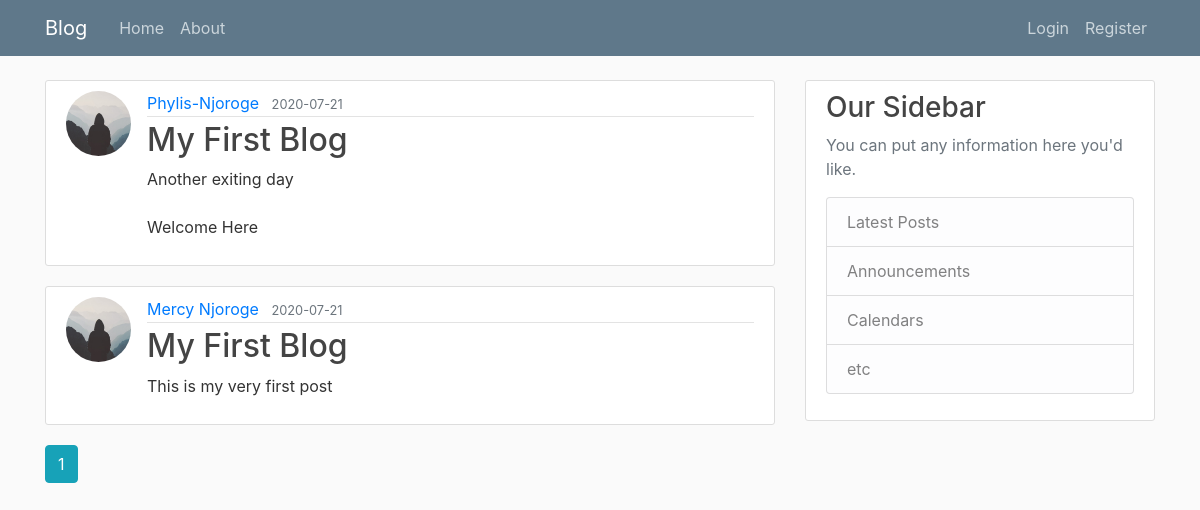
The page /home on the database its author committed.
### blog/models.py (models this page shows, shortened)
class Post(db.Model):
    id = db.Column(db.Integer, primary_key=True)
    title = db.Column(db.String(100), nullable=False)
    date_posted = db.Column(db.DateTime, nullable=False, default=datetime.utcnow)
    content = db.Column(db.Text, nullable=False)
    user_id = db.Column(db.Integer, db.ForeignKey('user.id'), nullable=False)

class User(db.Model, UserMixin):
    id = db.Column(db.Integer, primary_key=True)
    username = db.Column(db.String(20), unique=True, nullable=False)
    email = db.Column(db.String(120), unique=True, nullable=False)
    image_file = db.Column(db.String(20), nullable=False, default='default.jpg')
    password = db.Column(db.String(60), nullable=False)
    posts = db.relationship('Post', backref='author', lazy=True)

### blog/main/routes.py (the view)
@main.route("/")
@main.route("/home")
def home():
    page = request.args.get('page', 1, type=int)
    posts = Post.query.order_by(Post.date_posted.desc()).paginate(page=page, per_page=5)
    return render_template('home.html', posts=posts)

### blog/templates/home.html
{% extends "layout.html" %}
{% block content %}
    {% for post in posts.items %}
        <article class="media content-section">
          <img class="rounded-circle article-img" src="{{ url_for('static', filename='profile_pics/' + post.author.image_file) }}">
          <div class="media-body">
            <div class="article-metadata">
              <a class="mr-2" href="{{ url_for('user_posts', username=post.author.username) }}">{{ post.author.username }}</a>
              <small class="text-muted">{{ post.date_posted.strftime('%Y-%m-%d') }}</small>
            </div>
            <h2><a class="article-title" href="{{ url_for('post', post_id=post.id) }}">{{ post.title }}</a></h2>
            <p class="article-content">{{ post.content }}</p>
          </div>
        </article>
    {% endfor %}
    {% for page_num in posts.iter_pages(left_edge=1, right_edge=1, left_current=1, right_current=2) %}
      {% if page_num %}
        {% if posts.page == page_num %}
          <a class="btn btn-info mb-4" href="{{ url_for('home', page=page_num) }}">{{ page_num }}</a>
        {% else %}
          <a class="btn btn-outline-info mb-4" href="{{ url_for('home', page=page_num) }}">{{ page_num }}</a>
        {% endif %}
      {% else %}
        ...
      {% endif %}
    {% endfor %}
{% endblock content %}

### blog/templates/layout.html (shortened to what this page needs)
<!DOCTYPE html>
<html>
<head>
    <link rel="stylesheet" href="https://maxcdn.bootstrapcdn.com/bootstrap/4.0.0/css/bootstrap.min.css">
    <link rel="stylesheet" type="text/css" href="{{ url_for('static', filename='main.css') }}">
</head>
<body>
    <header class="site-header">
      <nav class="navbar navbar-expand-md navbar-dark bg-steel fixed-top">
        <div class="container">
          <a class="navbar-brand mr-4" href="/"> Blog</a>
          <div class="collapse navbar-collapse" id="navbarToggle">
            <div class="navbar-nav mr-auto">
              <a class="nav-item nav-link" href="{{ url_for('home') }}">Home</a>
              <a class="nav-item nav-link" href="{{ url_for('about') }}">About</a>
            </div>
            <div class="navbar-nav">
              {% if current_user.is_authenticated %}
                <a class="nav-item nav-link" href="{{ url_for('new_post') }}">New Post</a>
                <a class="nav-item nav-link" href="{{ url_for('account') }}">Account</a>
                <a class="nav-item nav-link" href="{{ url_for('logout') }}">Logout</a>
              {% else %}
                <a class="nav-item nav-link" href="{{ url_for('login') }}">Login</a>
                <a class="nav-item nav-link" href="{{ url_for('register') }}">Register</a>
              {% endif %}
            </div>
          </div>
        </div>
      </nav>
    </header>
    <main role="main" class="container">
      <div class="row">
        <div class="col-md-8">
          {% block content %}{% endblock %}
        </div>
        <div class="col-md-4">
          <div class="content-section">
            <h3>Our Sidebar</h3>
            <p class='text-muted'>You can put any information here you'd like.
              <ul class="list-group">
                <li class="list-group-item list-group-item-light">Latest Posts</li>
                <li class="list-group-item list-group-item-light">Announcements</li>
                <li class="list-group-item list-group-item-light">Calendars</li>
                <li class="list-group-item list-group-item-light">etc</li>
              </ul>
            </p>
          </div>
        </div>
      </div>
    </main>
</body>
</html>

### blog/static/main.css (style rules this page uses)
body { background: #fafafa; color: #333333; margin-top: 5rem; }
h1, h2, h3, h4, h5, h6 { color: #444444; }
.bg-steel { background-color: #5f788a; }
.site-header .navbar-nav .nav-link { color: #cbd5db; }
.content-section { background: #ffffff; padding: 10px 20px; border: 1px solid #dddddd; border-radius: 3px; margin-bottom: 20px; }
.article-title { color: #444444; }
.article-content { white-space: pre-line; }
.article-img { height: 65px; width: 65px; margin-right: 16px; }
.article-metadata { padding-bottom: 1px; margin-bottom: 4px; border-bottom: 1px solid #e3e3e3 }

### rows shown on the page
Post: image_file (placeholder picture), author.username "Phylis-Njoroge", date_posted "2020-07-21", title "My First Blog", content "Another exiting day Welcome Here"
Post: image_file (placeholder picture), author.username "Mercy Njoroge", date_posted "2020-07-21", title "My First Blog", content "This is my very first post"

### other values the page prints
{{ page_num }} "1"
